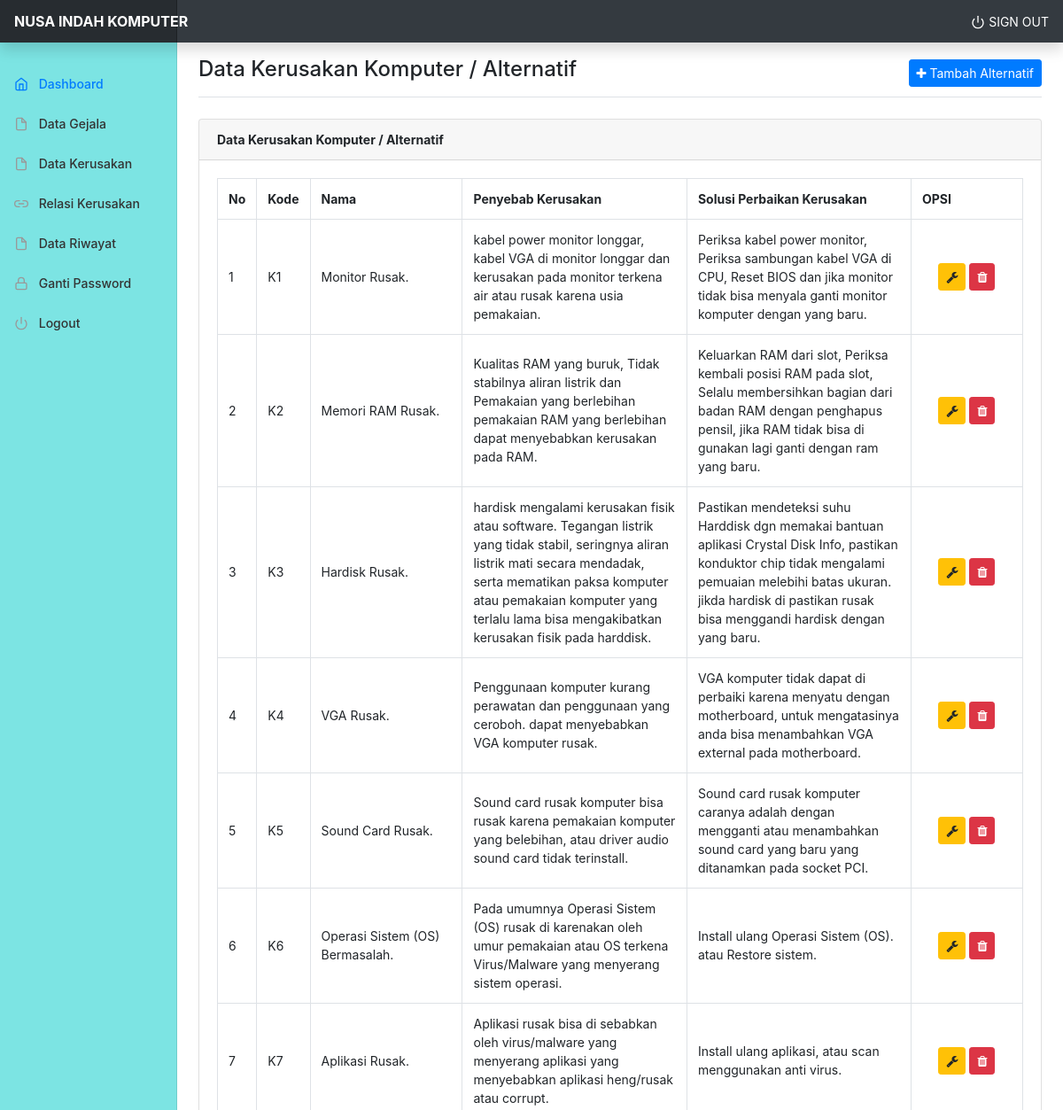
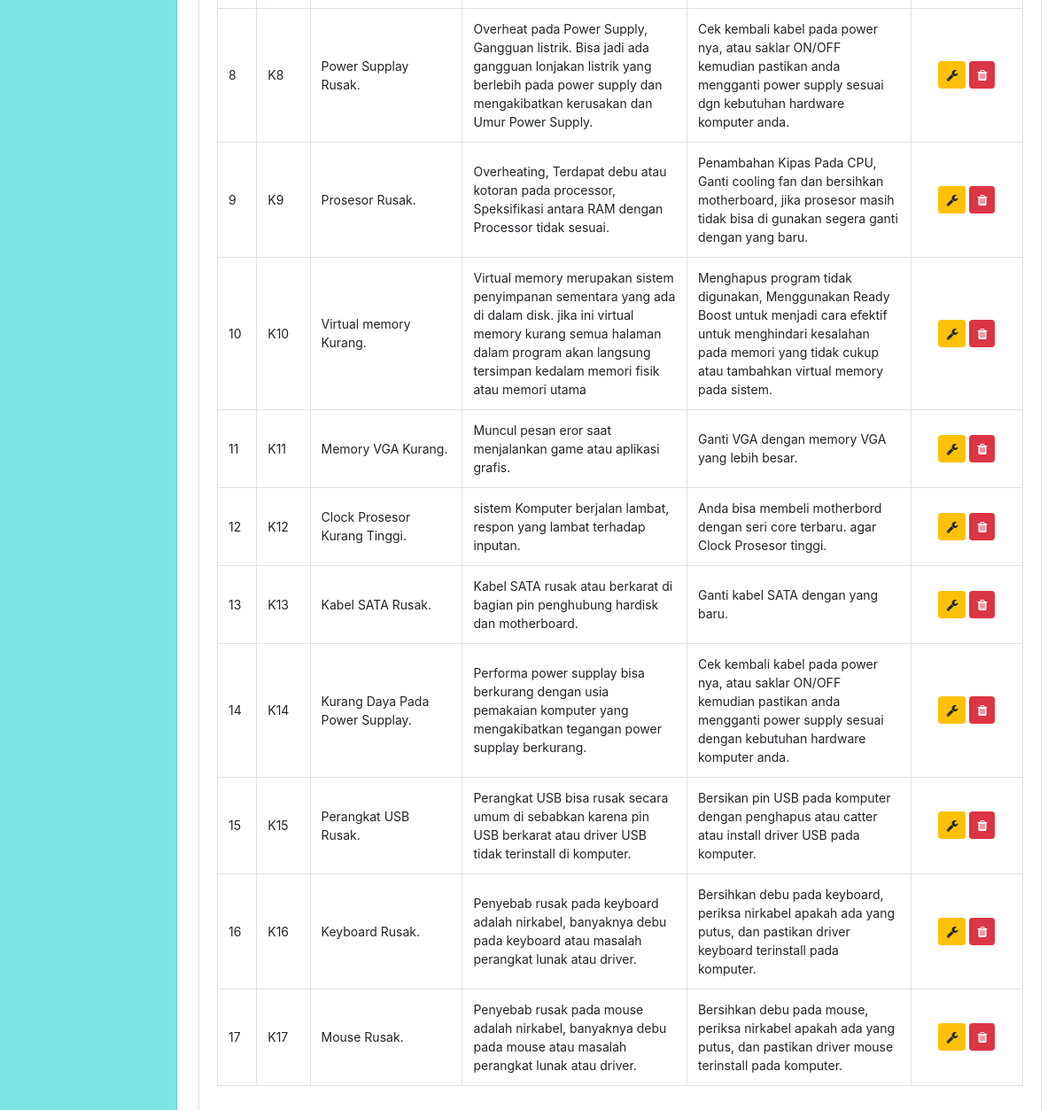
The app's page /php/src/admin/alternatif.php with its own data (2 pictures, top to bottom).
### tables this page shows
CREATE TABLE `alternatif` (
  `alt_id` int(11) NOT NULL,
  `alt_inisial` varchar(255) NOT NULL,
  `alt_nama` varchar(255) NOT NULL,
  `alt_penyebab` text NOT NULL,
  `alt_solusi` text NOT NULL
);

### php/src/admin/alternatif.php (the view)
<?php include 'header.php'; ?>
<main role="main" class="col-md-9 ml-sm-auto col-lg-10 px-md-4">
  <div class="d-flex justify-content-between flex-wrap flex-md-nowrap align-items-center pt-3 pb-2 mb-3 border-bottom">
    <h1 class="h4">Data Kerusakan Komputer / Alternatif</h1>
    <div class="btn-toolbar mb-2 mb-md-0">
      <a href="alternatif_tambah.php" class="btn btn-sm btn-primary"><i class="fa fa-plus"></i> Tambah Alternatif</a>
    </div>
  </div>
  <div class="row mt-4">
    <div class="col-md-12">
      <div class="card">
        <div class="card-header">
          <span class="font-weight-bold">Data Kerusakan Komputer / Alternatif</span>
        </div>
        <div class="card-body">
          <div class="table-responsive">
            <table class="table table-bordered table-hover">
              <tr>
                <th width="1%">No</th>
                <th width="1%">Kode</th>
                <th width="20%">Nama</th>
                <th width="30%">Penyebab Kerusakan</th>
                <th width="30%">Solusi Perbaikan Kerusakan</th>
                <th width="15%">OPSI</th>
              </tr>
              <?php
              $no = 1;
              $data = mysqli_query($koneksi, "select * from alternatif");
              while($d=mysqli_fetch_array($data)){
                ?>
                <tr>
                  <td><?php echo $no++; ?></td>
                  <td><?php echo $d['alt_inisial'] ?></td>
                  <td><?php echo $d['alt_nama'] ?></td>
                  <td><?php echo $d['alt_penyebab'] ?></td>
                  <td><?php echo $d['alt_solusi'] ?></td>
                  <td class="text-center">
                    <a class="btn btn-sm btn-warning" href="alternatif_edit.php?id=<?php echo $d['alt_id'];?>"><i class="fa fa-wrench"></i></a>
                    <a class="btn btn-sm btn-danger" href="alternatif_hapus.php?id=<?php echo $d['alt_id'];?>"><i class="fa fa-trash"></i></a>
                  </td>
                </tr>
                <?php
              }
              ?>
            </table>
          </div>
        </div>
      </div>
    </div>
  </div>
</main>
<?php include 'footer.php'; ?>

### php/src/assets/css/dashboard.css (style rules this page uses)
body { font-size: .875rem; }

### php/src/admin/header.php (style rules this page uses)
td { vertical-align: middle !important; }

### records on screen
alternatif: alt_inisial "K1", alt_nama "Monitor Rusak.", alt_penyebab "kabel power monitor longgar, kabel VGA di monitor longgar dan kerusakan pada monitor terkena air atau rusak karena usia pemakaian.", alt_solusi "Periksa kabel power monitor, Periksa sambungan kabel VGA di CPU, Reset BIOS dan jika monitor tidak bisa menyala ganti monitor komputer dengan yang baru."
alternatif: alt_inisial "K2", alt_nama "Memori RAM Rusak.", alt_penyebab "Kualitas RAM yang buruk, Tidak stabilnya aliran listrik dan Pemakaian yang berlebihan pemakaian RAM yang berlebihan dapat menyebabkan kerusakan pada RAM.", alt_solusi "Keluarkan RAM dari slot, Periksa kembali posisi RAM pada slot, Selalu membersihkan bagian dari badan RAM dengan penghapus pensil, jika RAM tidak bisa di gunakan lagi ganti dengan ram yang baru."
alternatif: alt_inisial "K3", alt_nama "Hardisk Rusak.", alt_penyebab "hardisk mengalami kerusakan fisik atau software. Tegangan listrik yang tidak stabil, seringnya aliran listrik mati secara mendadak, serta mematikan paksa komputer atau pemakaian komputer yang terlalu lama bisa mengakibatkan kerusakan fisik pada harddisk.", alt_solusi "Pastikan mendeteksi suhu Harddisk dgn memakai bantuan aplikasi Crystal Disk Info, pastikan konduktor chip tidak mengalami pemuaian melebihi batas ukuran. jikda hardisk di pastikan rusak bisa menggandi hardisk dengan yang baru."
alternatif: alt_inisial "K4", alt_nama "VGA Rusak.", alt_penyebab "Penggunaan komputer kurang perawatan dan penggunaan yang ceroboh. dapat menyebabkan VGA komputer rusak.", alt_solusi "VGA komputer tidak dapat di perbaiki karena menyatu dengan motherboard, untuk mengatasinya anda bisa menambahkan VGA external pada motherboard."
alternatif: alt_inisial "K5", alt_nama "Sound Card Rusak.", alt_penyebab "Sound card rusak komputer bisa rusak karena pemakaian komputer yang belebihan, atau driver audio sound card tidak terinstall.", alt_solusi "Sound card rusak komputer caranya adalah dengan mengganti atau menambahkan sound card yang baru yang ditanamkan pada socket PCI."
alternatif: alt_inisial "K6", alt_nama "Operasi Sistem (OS) Bermasalah.", alt_penyebab "Pada umumnya Operasi Sistem (OS) rusak di karenakan oleh umur pemakaian atau OS terkena Virus/Malware yang menyerang sistem operasi.", alt_solusi "Install ulang Operasi Sistem (OS). atau Restore sistem."
alternatif: alt_inisial "K7", alt_nama "Aplikasi Rusak.", alt_penyebab "Aplikasi rusak bisa di sebabkan oleh virus/malware yang menyerang aplikasi yang menyebabkan aplikasi heng/rusak atau corrupt.", alt_solusi "Install ulang aplikasi, atau scan menggunakan anti virus."
alternatif: alt_inisial "K8", alt_nama "Power Supplay Rusak.", alt_penyebab "Overheat pada Power Supply, Gangguan listrik. Bisa jadi ada gangguan lonjakan listrik yang berlebih pada power supply dan mengakibatkan kerusakan dan Umur Power Supply.", alt_solusi "Cek kembali kabel pada power nya, atau saklar ON/OFF kemudian pastikan anda mengganti power supply sesuai dgn kebutuhan hardware komputer anda."
alternatif: alt_inisial "K9", alt_nama "Prosesor Rusak.", alt_penyebab "Overheating, Terdapat debu atau kotoran pada processor, Speksifikasi antara RAM dengan Processor tidak sesuai.", alt_solusi "Penambahan Kipas Pada CPU, Ganti cooling fan dan bersihkan motherboard, jika prosesor masih tidak bisa di gunakan segera ganti dengan yang baru."
alternatif: alt_inisial "K10", alt_nama "Virtual memory Kurang.", alt_penyebab "Virtual memory merupakan sistem penyimpanan sementara yang ada di dalam disk. jika ini virtual memory kurang semua halaman dalam program akan langsung tersimpan kedalam memori fisik atau memori utama", alt_solusi "Menghapus program tidak digunakan, Menggunakan Ready Boost untuk menjadi cara efektif untuk menghindari kesalahan pada memori yang tidak cukup atau tambahkan virtual memory pada sistem."
alternatif: alt_inisial "K11", alt_nama "Memory VGA Kurang.", alt_penyebab "Muncul pesan eror saat menjalankan game atau aplikasi grafis.", alt_solusi "Ganti VGA dengan memory VGA yang lebih besar."
alternatif: alt_inisial "K12", alt_nama "Clock Prosesor Kurang Tinggi.", alt_penyebab "sistem Komputer berjalan lambat, respon yang lambat terhadap inputan.", alt_solusi "Anda bisa membeli motherbord dengan seri core terbaru. agar Clock Prosesor tinggi."
alternatif: alt_inisial "K13", alt_nama "Kabel SATA Rusak.", alt_penyebab "Kabel SATA rusak atau berkarat di bagian pin penghubung hardisk dan motherboard.", alt_solusi "Ganti kabel SATA dengan yang baru."
alternatif: alt_inisial "K14", alt_nama "Kurang Daya Pada Power Supplay.", alt_penyebab "Performa power supplay bisa berkurang dengan usia pemakaian komputer yang mengakibatkan tegangan power supplay berkurang.", alt_solusi "Cek kembali kabel pada power nya, atau saklar ON/OFF kemudian pastikan anda mengganti power supply sesuai dengan kebutuhan hardware komputer anda."
alternatif: alt_inisial "K15", alt_nama "Perangkat USB Rusak.", alt_penyebab "Perangkat USB bisa rusak secara umum di sebabkan karena pin USB berkarat atau driver USB tidak terinstall di komputer.", alt_solusi "Bersikan pin USB pada komputer dengan penghapus atau catter atau install driver USB pada komputer."
alternatif: alt_inisial "K16", alt_nama "Keyboard Rusak.", alt_penyebab "Penyebab rusak pada keyboard adalah nirkabel, banyaknya debu pada keyboard atau masalah perangkat lunak atau driver.", alt_solusi "Bersihkan debu pada keyboard, periksa nirkabel apakah ada yang putus, dan pastikan driver keyboard terinstall pada komputer."
alternatif: alt_inisial "K17", alt_nama "Mouse Rusak.", alt_penyebab "Penyebab rusak pada mouse adalah nirkabel, banyaknya debu pada mouse atau masalah perangkat lunak atau driver.", alt_solusi "Bersihkan debu pada mouse, periksa nirkabel apakah ada yang putus, dan pastikan driver mouse terinstall pada komputer."
